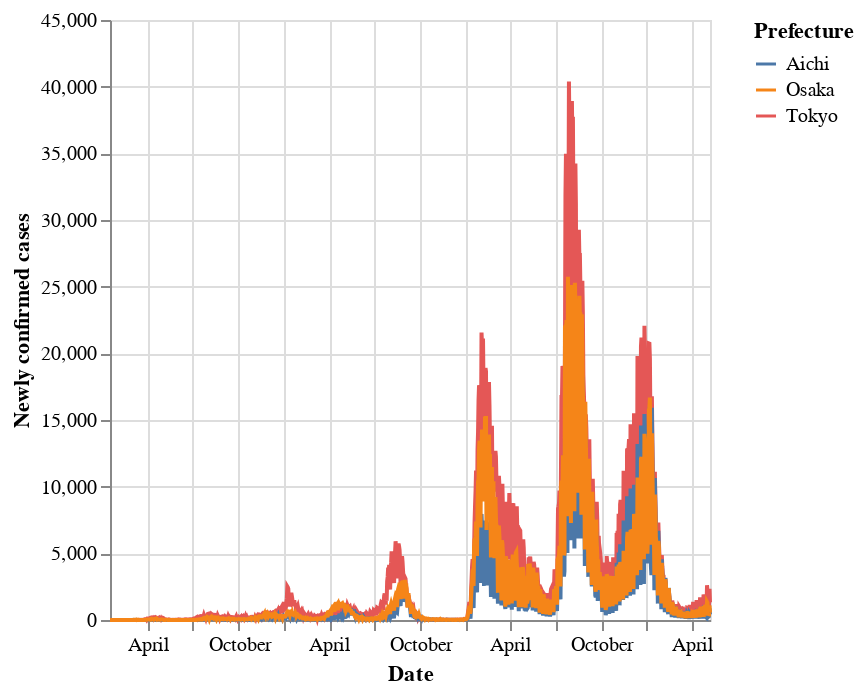

Write notebook code for a chart like this one.
### Markdown cell above
#### minimal
Plotly よりちょっと記述多め

### Code cell
import altair as alt

alt.renderers.enable('html') # Notebook の Html保存に必要

alt.Chart(data).mark_line().encode(
    x='Date',
    y='Newly confirmed cases',
    color='Prefecture',
)

### Figure 1 — Vega-Lite specification as saved in the notebook (floating-point values rounded to 4 significant figures; data arrays with more than 128 entries replaced by an {"elided": "..."} marker saying what was removed)
{"config": {"view": {"continuousWidth": 300, "continuousHeight": 300}}, "data": {"name": "data-8034977400f20e2751f80a7432096bf0"}, "mark": {"type": "line"}, "encoding": {"color": {"field": "Prefecture", "type": "nominal"}, "x": {"field": "Date", "type": "temporal"}, "y": {"field": "Newly confirmed cases", "type": "quantitative"}}, "$schema": "https://vega.github.io/schema/vega-lite/v5.17.0.json", "datasets": {"data-8034977400f20e2751f80a7432096bf0": {"elided": "3627 records"}}}
